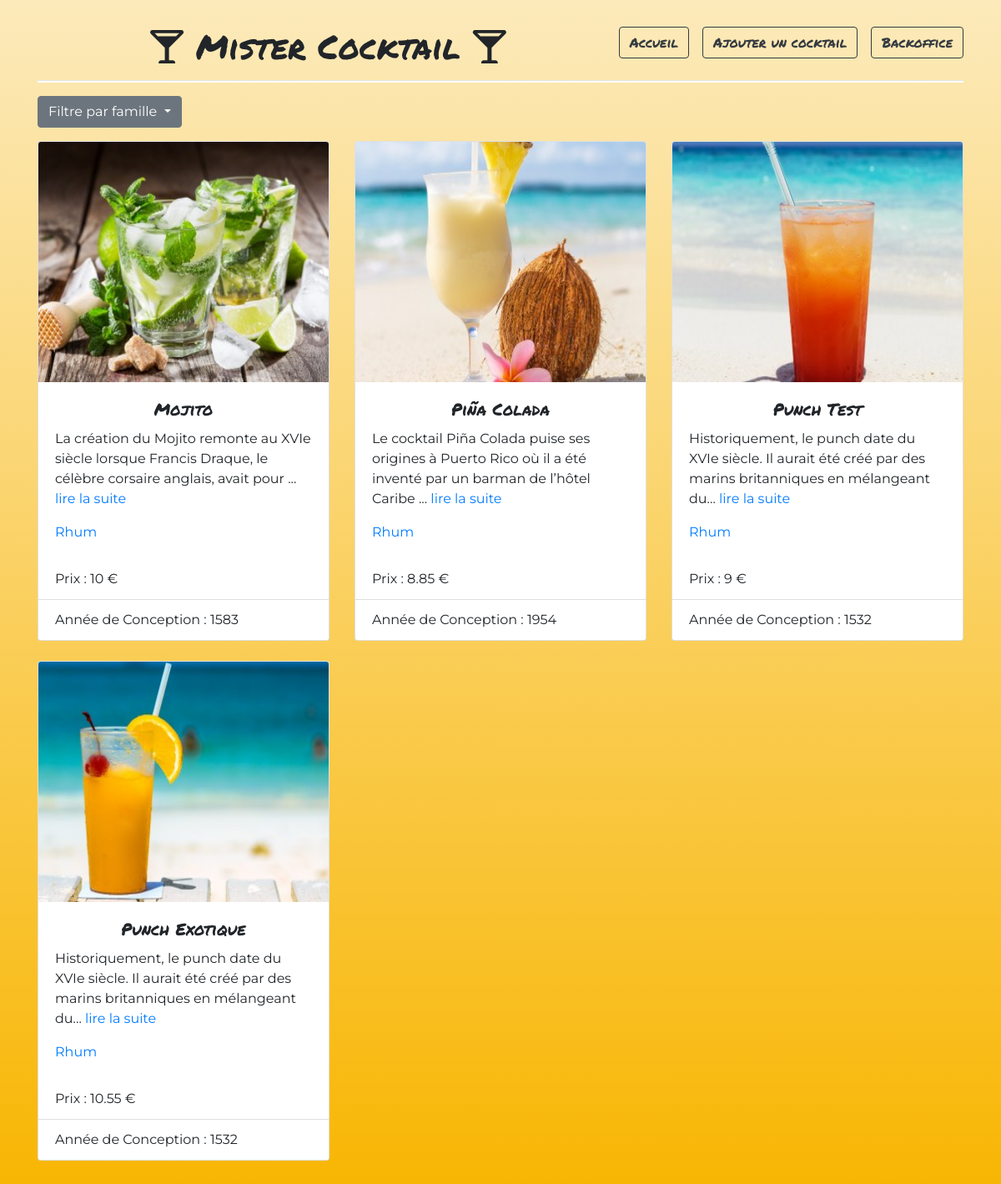
Screenshot of /?famille=Rhum with the database file from the repository.
### tables this page shows
CREATE TABLE `Cocktail` (
  `id` int(11) NOT NULL,
  `nom` varchar(255) NOT NULL,
  `description` text NOT NULL,
  `urlPhoto` varchar(255) NOT NULL,
  `dateConception` date NOT NULL,
  `prixMoyen` float NOT NULL,
  `idFamille` int(11) NOT NULL
);

CREATE TABLE `Famille` (
  `id` int(11) NOT NULL,
  `nomFamille` varchar(255) NOT NULL
);

### index.php (called while the page is built, shortened)
<?php
require 'models/cocktail.php';
if (empty($_GET['famille'])) {
    $listeCocktails = listerCocktails();
    if (count($listeCocktails) < 1) {
        $listeCocktails = listerCocktails();
    }
} else {
    $listeCocktails = listerCocktailsSelonFamille($_GET['famille']);
}
include 'templates/index.phtml';

### models/cocktail.php (called while the page is built, shortened)
<?php
function listerCocktailsSelonFamille( $nomFamille ){
    $pdo = connectToDatabase();
    $query = $pdo->prepare("
        Select cocktail.id, nom, nomFamille, description, urlPhoto, Year(dateConception) As dateConception, prixMoyen
        From cocktail
        INNER JOIN Famille ON famille.id = cocktail.idFamille
        WHERE nomFamille = ?
    ");
    $query->execute( [$nomFamille] );
    return $query->fetchAll(PDO::FETCH_ASSOC);
}

### templates/index.phtml (the view, shortened to what this page needs)
<!DOCTYPE html>
<html lang="fr">
<head>
    <link rel="stylesheet" href="https://cdnjs.cloudflare.com/ajax/libs/twitter-bootstrap/4.4.1/css/bootstrap.min.css">
    <link rel="stylesheet" href="assets/css/cocktails.css">
    <link rel="stylesheet" href="https://cdnjs.cloudflare.com/ajax/libs/font-awesome/5.15.2/css/all.min.css" />
</head>
<body class="container">
    <nav">
        <h1>
            <i class="fas fa-glass-martini-alt"></i>
            Mister Cocktail
            <i class="fas fa-glass-martini-alt"></i>
            <?php include 'inc/nav.phtml'; ?>
        </h1>
        <hr style="height: 2px; background-color: white">
        <div class="row">
            <div class="col-12 mb-3">
                <div class="dropdown">
                    <a class="btn btn-secondary dropdown-toggle" href="#" role="button" id="dropdownMenuLink" data-toggle="dropdown" aria-haspopup="true" aria-expanded="false">
                        Filtre par famille
                    </a>
                </div>
            </div>
        </div>
<main class="row">
<?php foreach ($listeCocktails as $sousTableau) { ?>
<div class="col-4">
<div class="card mb-4" >
<img class="card-img-top" style="height: 18rem;" src="assets/images/cocktails/<?= $sousTableau['urlPhoto'] ?>" alt="Card image cocktail">
<div class="card-body">
    <h5 class="card-title"><?= $sousTableau['nom'] ?></h5>
    <p class="card-text"><?= iconv_substr($sousTableau['description'], 0, 109); ?>... <a href="detailsCocktail.php?id=<?= $sousTableau['id'] ?>">lire la suite</a></p>
    <a href="?famille=<?= $sousTableau['nomFamille'] ?>" class="card-link"><?= $sousTableau['nomFamille'] ?></a>
</div>
<ul class="list-group list-group-flush">
    <li class="list-group-item">Prix : <?= $sousTableau['prixMoyen'] ?> €</li>
    <li class="list-group-item">Année de Conception : <?= $sousTableau['dateConception'] ?></li>
</ul>
</div>
</div>
<?php } ?>
</main>
</body>
</html>

### assets/css/cocktails.css (style rules this page uses)
* { box-sizing: border-box; }
body { background: linear-gradient(to bottom, #fceabb, #f8b500); font-family: Montserrat, sans-serif; max-width: 1024px; min-height: 100vh; padding: 2rem 0; }
h1,h5 { text-align: center; font-family: 'Permanent Marker', cursive; }
main { display: flex; flex-wrap: wrap; justify-content: space-between; }

### rows the page displays
cocktail: urlPhoto (picture), nom "Mojito", description "La création du Mojito remonte au XVIe siècle lorsque Francis Draque, le célèbre corsaire anglais, avait pour", idFamille.nomFamille "Rhum", prixMoyen "10", dateConception "1583"
cocktail: urlPhoto (picture), nom "Piña Colada", description "Le cocktail Piña Colada puise ses origines à Puerto Rico où il a été inventé par un barman de l’hôtel Caribe", idFamille.nomFamille "Rhum", prixMoyen "8.85", dateConception "1954"
cocktail: urlPhoto (picture), nom "Punch Test", description "Historiquement, le punch date du XVIe siècle. Il aurait été créé par des marins britanniques en mélangeant du", idFamille.nomFamille "Rhum", prixMoyen "9", dateConception "1532"
cocktail: urlPhoto (picture), nom "Punch Exotique", description "Historiquement, le punch date du XVIe siècle. Il aurait été créé par des marins britanniques en mélangeant du", idFamille.nomFamille "Rhum", prixMoyen "10.55", dateConception "1532"
